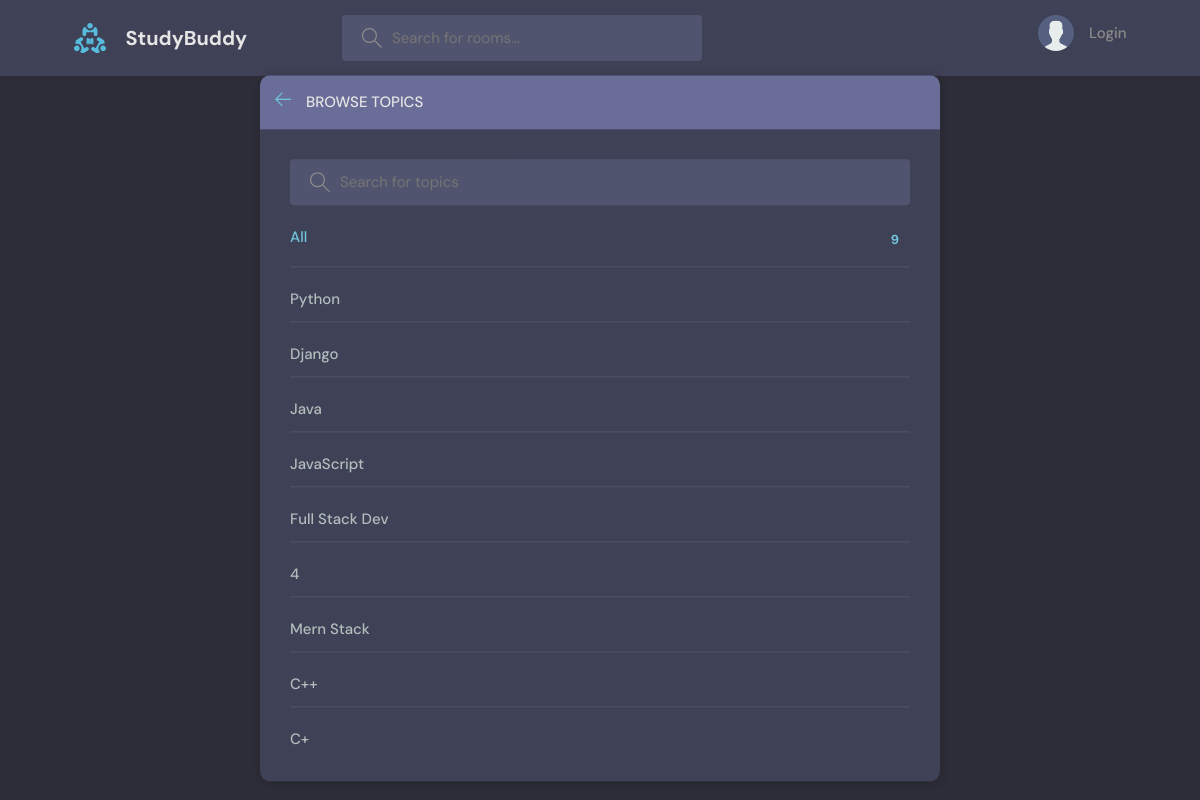
Before: /topics/ with the older database file.
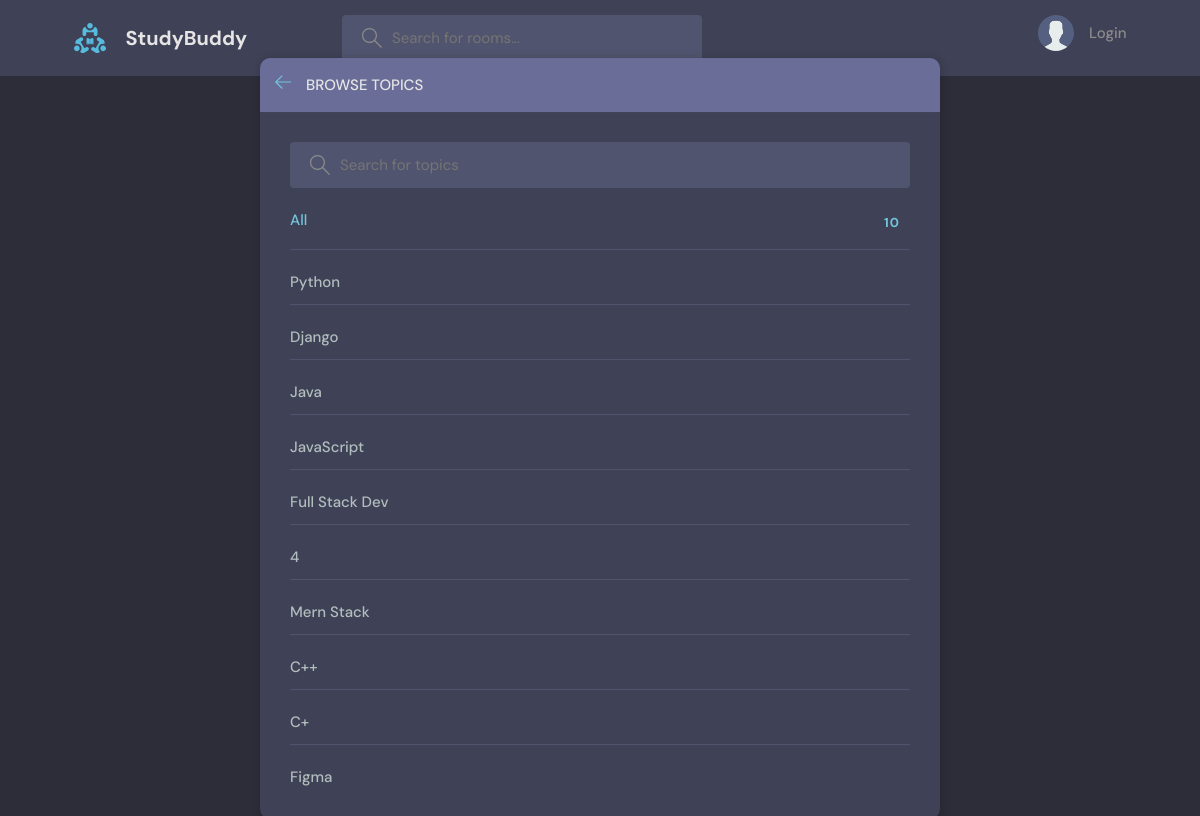
After: the same page with the newer database file.
### base/models.py (models this page shows, shortened)
class Topic(models.Model):
    name = models.CharField(max_length=200)

### base/views.py (the view)
# urls.py: path('topics/', views.topicsPage, name="topics"),
def topicsPage(request):
    q = request.GET.get('q') if request.GET.get('q') != None else ''
    topics = Topic.objects.filter(name__icontains=q)
    return render(request, 'base/topics.html', {'topics':topics})

### base/templates/base/topics.html (shortened to what this page needs)
{% extends 'main.html' %}
{% block content %}
    <main class="create-room layout">
      <div class="container">
        <div class="layout__box">
          <div class="layout__boxHeader">
            <div class="layout__boxTitle">
              <a href="{% url 'home' %}">
                <svg version="1.1" xmlns="http://www.w3.org/2000/svg" width="32" height="32" viewBox="0 0 32 32">
                  <title>arrow-left</title>
                  <path
                    d="M13.723 2.286l-13.723 13.714 13.719 13.714 1.616-1.611-10.96-10.96h27.625v-2.286h-27.625l10.965-10.965-1.616-1.607z"
                  ></path>
                </svg>
              </a>
              <h3>Browse Topics</h3>
            </div>
          </div>
          <div class="topics-page layout__body">
            <form action="" methon="GET" class="header__search">
              <label>
                <input name="q" placeholder="Search for topics" />
              </label>
            </form>
            <ul class="topics__list">
              <li>
                <a href="{% url 'topics' %}" class="active"> All <span> {{topics.count}} </span></a>
              </li>
              {% for topic in topics %}
              <li>
                <a href="{% url 'home' %}?q={{topic.name}}"> {{topic.name}} <span> {{topics.room_set.all.count}} </span></a>
              </li>
              {% endfor %}
            </ul>
          </div>
        </div>
      </div>
    </main>
{% endblock %}

Changed rows visible on the page:
added Topic: name "Figma"
Other visible differences:
{{ topics.count }}: "9" → "10"
